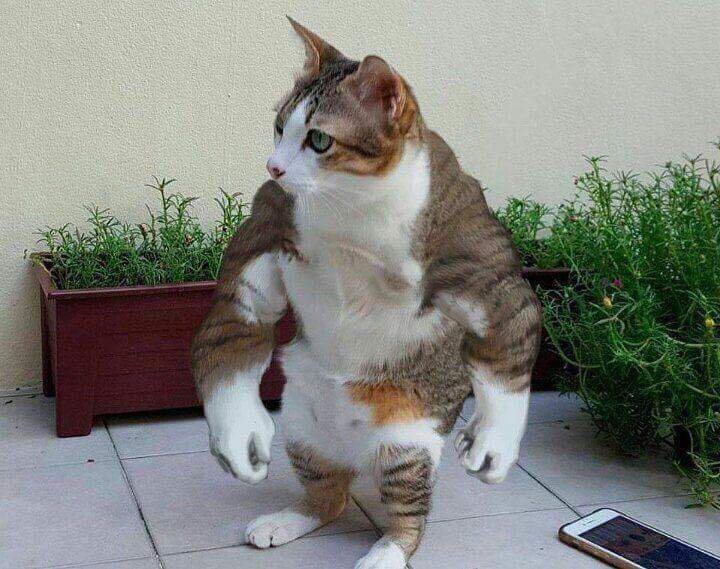
#> input picture images/cat.jpg, 720 x 569 px; the run also reads 1 picture not shown here
$ jupyter execute --allow-errors TP1-Images.ipynb
#> lines starting #> are read from the running program, lines starting #| are printed output that depends on the picture; after the words box and inside, x2 and y2 are one past the last pixel; in counts of white or black regions, pixels touching at a corner belong together
## Reading and Showing an Image OpenCV

[cell 1]
# importing OpenCV(cv2) module
import cv2
import time
import matplotlib.pyplot as plt

[cell 2]
image = cv2.imread('./images/cat.jpg')
#> image is the input picture: shape (569, 720, 3); mean B, G, R 125.6, 132, 130.4
cv2.imshow('image', image)

# Maintain output window utill
# user presses a key
cv2.waitKey(0)

# Destroying present windows on screen
cv2.destroyAllWindows()

[cell 3]
#converting to gray scale
image = cv2.cvtColor(image, cv2.COLOR_BGR2GRAY)
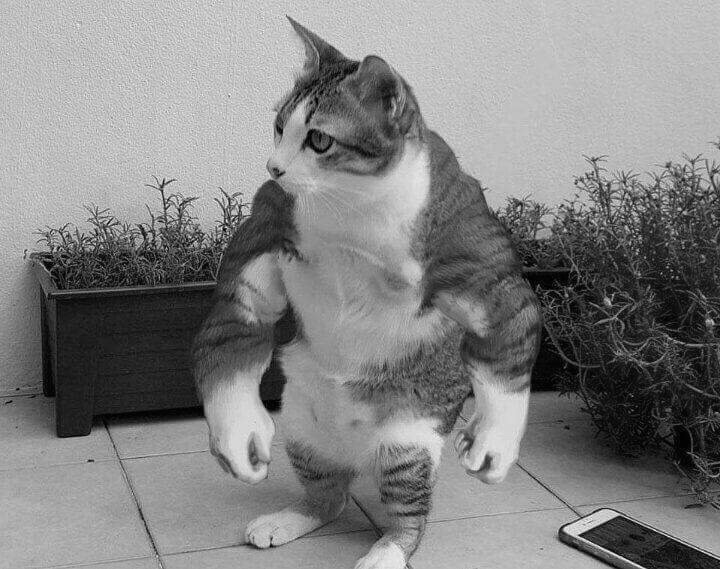
#> image: shape (569, 720); min 0, max 253, mean 130.7
cv2.imshow('image', image)

# Maintain output window utill
# user presses a key
cv2.waitKey(0)

# Destroying present windows on screen
cv2.destroyAllWindows()

[cell 4]
img = cv2.imread('/images/snake.jpg')
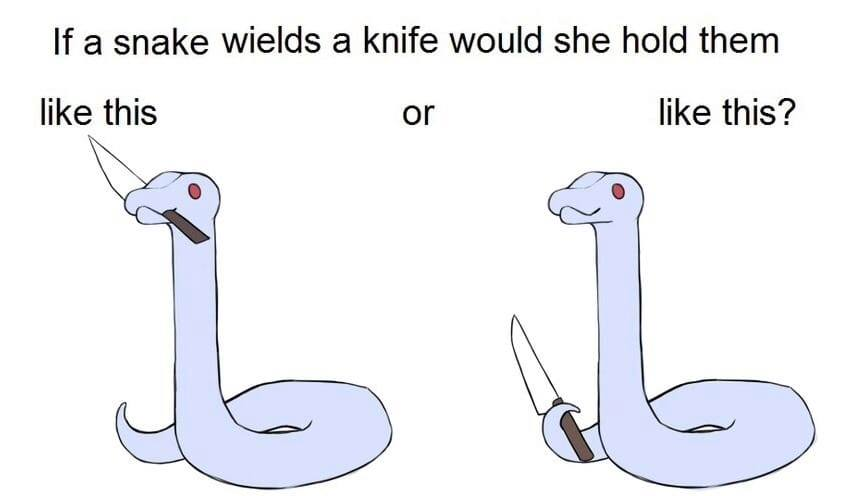
#> input picture images/snake.jpg, 842 x 496 px, found by its file name
#> img is the input picture: shape (496, 842, 3); mean B, G, R 245.6, 241.7, 240.9
gray = cv2.cvtColor(img, cv2.COLOR_BGR2GRAY)
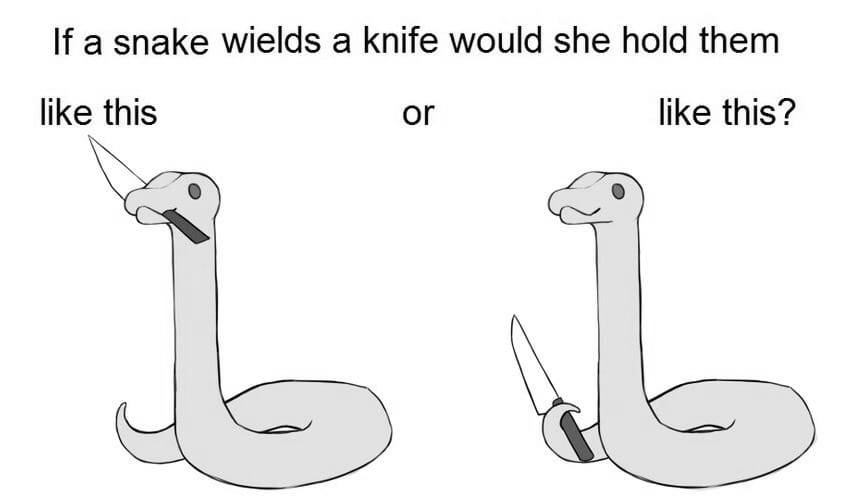
#> gray: shape (496, 842); min 0, max 255, mean 241.9
(thresh, blackAndWhiteImage) = cv2.threshold(gray, 127, 255, cv2.THRESH_BINARY)
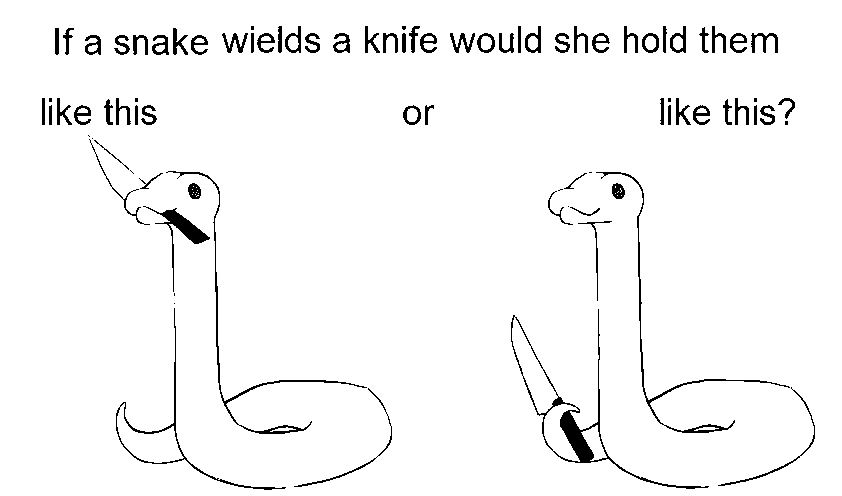
#> blackAndWhiteImage: shape (496, 842); 96.5% white; 86 black regions (15 under 20 px), largest, box (x1, y1, x2, y2) and area: (511, 309, 709, 489) 1848, (166, 171, 367, 434) 1079, (596, 172, 790, 433) 1059

cv2.imshow('image gray scale',blackAndWhiteImage)

cv2.waitKey(0)

# Destroying present windows on screen
cv2.destroyAllWindows()

## Reading and Showing an Image PIL

[cell 5]
from PIL import Image
import numpy

[cell 6]
PILimg = Image.open('./images/cat.jpg')

#show the Image
PILimg.show()

#print the image format (JPEG, PNG, etc)
print("Image format : " + PILimg.format + " Image Mode : " + PILimg.mode)
#| Image format : JPEG Image Mode : RGB

[cell 7]
img = Image.open('./images/snake.jpg').convert('L')
'''
L : Stands for RGB
A : Stands for Alpha the transparecy of the pixels works on PNG
'''
img.show()

[cell 8]
def binarize_array(numpy_array, threshold=200):
    """Binarize a numpy array."""
    for i in range(len(numpy_array)):
        for j in range(len(numpy_array[0])):
            if numpy_array[i][j] > threshold:
                numpy_array[i][j] = 255
            else:
                numpy_array[i][j] = 0
    return numpy_array


image_file = Image.open('./images/snake.png')
image = image_file.convert('L')  # convert image to monochrome
#> image: PIL image 842x496 L
image = numpy.array(image)
image = binarize_array(image, threshold=50)
#> after the loop in binarize_array, `for i in range(len(numpy_array)):`:
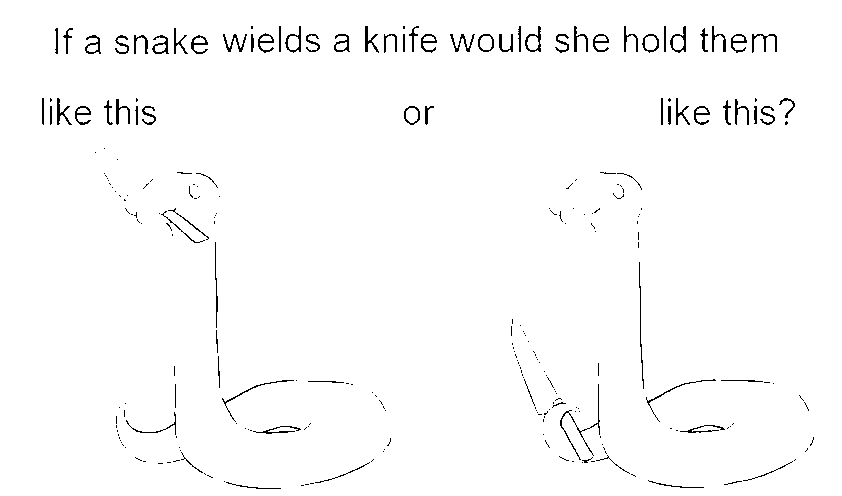
#> numpy_array: shape (496, 842); 98.2% white; black in thin lines or dots, all inside (x1, y1, x2, y2) = (42, 26, 814, 489)

plt.imshow(image,cmap=plt.cm.binary)

## Open & Show Image Using MatPlotLib

[cell 9]
import matplotlib.image as mpimg
import matplotlib.pyplot as plt

[cell 10]
img = mpimg.imread('./images/cat.jpg')
plt.imshow(img)

[cell 11]
#Vertical & Horizontal Projection
import numpy as np
img = np.array([[0,0,0,0,0,0],[0,1,1,1,1,0],[0,1,0,0,0,0],[0,1,1,1,0,0],[0,1,1,0,0,0],[0,0,0,0,0,0]])

ver_proj = [sum(row) for row in img]
img_trans = img.transpose()
horz_proj = [sum(row) for row in img_trans]


print(horz_proj)
print(ver_proj)

print("#####################")
for row in img:
    print(str(row) + '\n')

# Projection

#> (a cell that did not finish here is left out)

[cell 13]
#Converting to black and white
import numpy as np
#> (the rest of this cell did not finish here and is left out)

[cell 14]
array = np.array(blackAndWhiteImage)
print(array.shape)
#| (496, 842)
print(np.unique(array))
#| [  0 255]
horz_proj = [np.count_nonzero(row) for row in array]
#> horz_proj = 496 values, max 842 at index 0, min 491 at index 35, mean 812.2
img_trans = array.transpose()
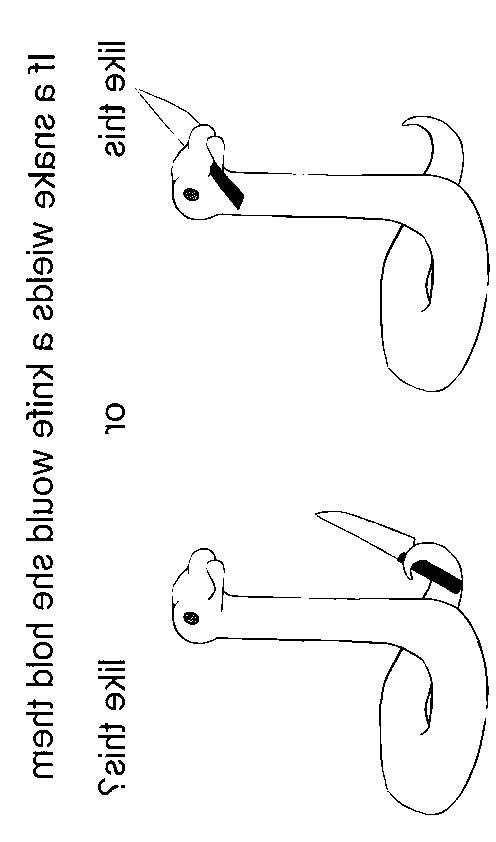
#> img_trans: shape (842, 496); 96.5% white; 86 black regions (15 under 20 px), largest, box (x1, y1, x2, y2) and area: (309, 511, 489, 709) 1848, (171, 166, 434, 367) 1079, (172, 596, 433, 790) 1059
ver_proj = [np.count_nonzero(row) for row in img_trans]
#> ver_proj = 842 values, max 496 at index 0, min 337 at index 175, mean 478.5

plt.plot(ver_proj)
plt.ylabel('Vertical Projection')
plt.show()
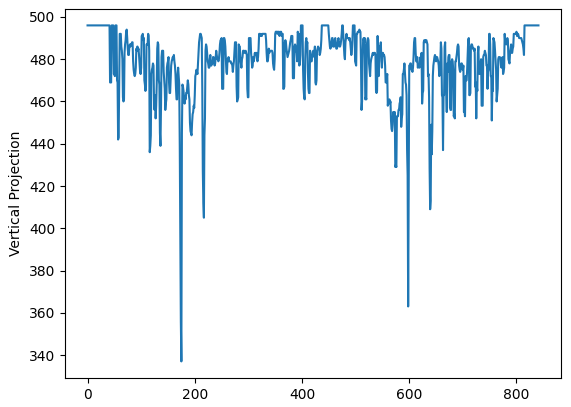
#> figure drawn by matplotlib, 1 panel; curve peaks at x = 0, y = 496
